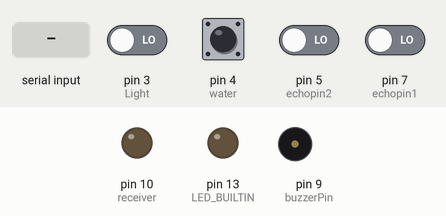
This sketch was run on a simulated Arduino Uno, built with avr-gcc and run on an emulated ATmega328P. Parts: output pins drawn as LEDs (lit = HIGH), buzzer (waves = sounding, pin HIGH). The test bench sets the inputs (shaded band); at power-on: pin 4 (water) HIGH, pin 3 (Light), pin 5 (echopin2), pin 7 (echopin1) LOW. Pins used as bus, display or sensor lines are not drawn; what the sketch prints to the serial monitor is not drawn.

Above: at 1.8 s.
1.9 s: "1\n" received over Serial
At 5.6 s:
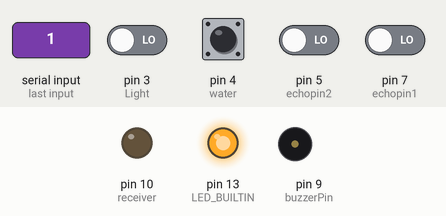
6.0 s: "0\n" received over Serial
Timing chart, 0 to 9.0 s (numbered marks = the images above; inputs shaded):
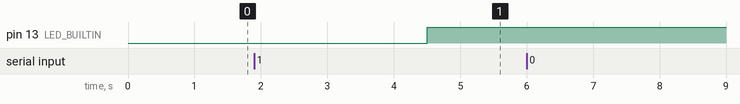

Measured:
- after the input at 6.0 s, every drawn part: stays the same

The sketch:

test.ino
```cpp
const int buzzerPin = 9;// declaring the PWM pin</p><p>void setup() {
const int trigpin1= 8;
const int echopin1= 7;
const int trigpin2= 6;
const int echopin2= 5;
const int remote = 11;
const int receiver = 10;
const int water= 4;
const int Light = 3; //input pin for LDR
const char Terminator= '|';
int Intens;
int distance1;
int duration1;
long duration2;
int distance2;

void setup(){
  pinMode(buzzerPin, OUTPUT);
  pinMode(water,INPUT);
  pinMode(trigpin1,OUTPUT);
  pinMode(echopin1,INPUT);
  pinMode(trigpin2,OUTPUT);
  pinMode(echopin2,INPUT);
  pinMode(LED_BUILTIN,OUTPUT);
  pinMode(Light,INPUT);
  pinMode(remote,INPUT);
  pinMode(receiver,OUTPUT);

 Serial.begin(115200);

   while(!Serial){
      //wait for serial por
    }
}
void  serialCom(String message){
   if (Serial.available()>0)
   {
  String commandfromjetson=Serial.readStringUntil(Terminator);
  // put your main code here, to run repeatedly:
  String ackmsg= message +commandfromjetson ;


 Serial.print(ackmsg);}
 delay(500);

 }
void obstacle_deetction(){

  digitalWrite(trigpin1,HIGH);
  delay(1000);
  digitalWrite(trigpin1,LOW);
  duration1=pulseIn(echopin1,HIGH);
  distance1 = duration1*0.034/2;

  digitalWrite(trigpin2,HIGH);
  delay(1000);
  digitalWrite(trigpin2,LOW);
  duration2=pulseIn(echopin2,HIGH);
  distance2 = duration2*0.034/2;

  if ( distance2<25 && distance1<35&& distance1>25 )
    {
   String msg="stares detected";
    serialCom(msg);
    }
   else if  (distance2<25 && distance1>25)
    {

    String msg="small object  detected";
    serialCom(msg);
    }
    else if  (distance1<30 && distance2<30)
    {

    String msg="large object ";
    serialCom(msg);
    }

    else
    { digitalWrite(LED_BUILTIN ,HIGH);}
}
void water_detection(){
  if (digitalRead (water)==LOW)
    {

    String msg="wet surface detected ";
    serialCom(msg);
    }
  else
    { digitalWrite(LED_BUILTIN ,HIGH);}
}
void light_detection() { //infinite loopy


//If very dark
if (digitalRead (Light)==HIGH)
{
 String msg="its very dark here";
    serialCom(msg);
}


}

void loop()
{
  obstacle_deetction();
water_detection();
light_detection ();

}
```
